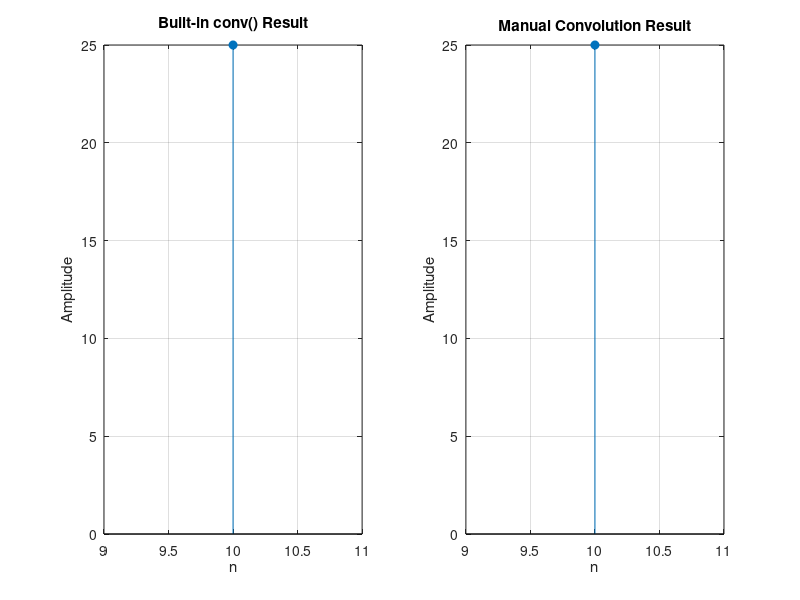

Reproduce this figure in MATLAB.
x = input('Enter sequence x: ');
x_start = input('Enter starting index of x: ');
h = input('Enter sequence h: ');
h_start = input('Enter starting index of h: ');

% ===== Built-in convolution =====
y_builtin = conv(x, h);

% ===== Manual convolution =====
N1 = length(x);
N2 = length(h);
N = N1 + N2 - 1;
y_manual = zeros(1, N);

for n = 1:N
    for k = 1:N1
        if (n - k + 1 >= 1) && (n - k + 1 <= N2)
            y_manual(n) = y_manual(n) + x(k) * h(n - k + 1);
        end
    end
end

% ===== Index calculation =====
y_start = x_start + h_start;
y_end = y_start + N - 1;
n_y = y_start:y_end;

% ===== Display results =====
disp('Indices:');
disp(n_y);
disp('Built-in conv() Result:');
disp(y_builtin);
disp('Manual Convolution Result:');
disp(y_manual);

% ===== Plot results =====
figure;
subplot(1, 2, 1);
stem(n_y, y_builtin, 'filled');
title('Built-in conv() Result');
xlabel('n');
ylabel('Amplitude');
grid on;

subplot(1, 2, 2);
stem(n_y, y_manual, 'filled');
title('Manual Convolution Result');
xlabel('n');
ylabel('Amplitude');
grid on;
